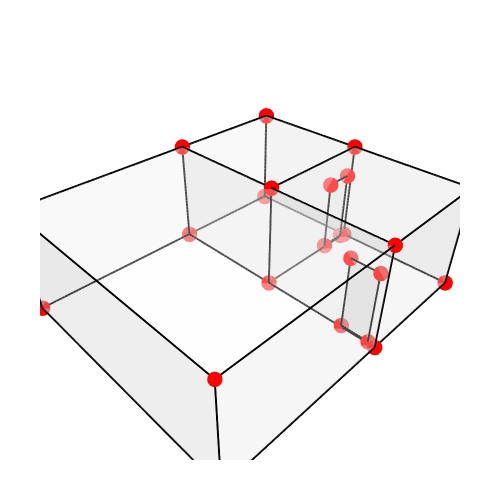

Write notebook code for a chart like this one.
### Markdown cell above
## 8. Show the geometry and the graph

### Code cell
Topology.Show(house, d1, d2, g1,
              vertexSizeKey="size",
              vertexColorKey="color",
              edgeWidthKey="width",
              edgeColorKey="color",
              faceOpacity=0.3,
              backgroundColor="white",
              width=500,
              height=500,
              renderer=renderer)

### Figure 1 — Plotly figure (JSON) as saved in the notebook; plotly's stock layout.template omitted (floating-point values rounded to 4 significant figures)
{"data": [{"customdata": ["", "", "", "", "", "", "", "", "", "", "", "", "", "", "", ""], "hoverinfo": "text", "hovertemplate": ["Click ", "Click ", "Click ", "Click ", "Click ", "Click ", "Click ", "Click ", "Click ", "Click ", "Click ", "Click ", "Click ", "Click ", "Click ", "Click "], "hovertext": ["", "", "", "", "", "", "", "", "", "", "", "", "", "", "", ""], "legendgroup": "1", "legendrank": 1, "marker": {"color": ["#000000", "#000000", "#000000", "#000000", "#000000", "#000000", "#000000", "#000000", "#000000", "#000000", "#000000", "#000000", "#000000", "#000000", "#000000", "#000000"], "line": {"width": 0}, "opacity": 1, "size": [2.8, 2.8, 2.8, 2.8, 2.8, 2.8, 2.8, 2.8, 2.8, 2.8, 2.8, 2.8, 2.8, 2.8, 2.8, 2.8], "sizemode": "diameter", "symbol": "circle"}, "mode": "markers", "name": "1: Untitled (Vertices)", "showlegend": false, "text": ["", "", "", "", "", "", "", "", "", "", "", "", "", "", "", ""], "type": "scatter3d", "x": [0, 5, 5, 5, 0, 5, 0, 5, 5, 0, 8.5, 8.5, 8.5, 8.5, 8.5, 8.5], "y": [7, 7, 3.5, 0, 0, 7, 7, 3.5, 0, 0, 7, 3.5, 7, 3.5, 0, 0], "z": [0, 0, 0, 0, 0, 3, 3, 3, 3, 3, 0, 0, 3, 3, 0, 3]}, {"hoverinfo": "text", "hovertext": [], "legendgroup": "2", "legendrank": 2, "line": {"color": "#000000", "dash": "solid", "width": 1}, "marker": {"color": "#000000", "size": 0.25, "symbol": "circle"}, "mode": "markers+lines", "name": "1: Untitled (Edges)", "showlegend": false, "text": [], "type": "scatter3d", "x": [0, 5, null, 5, 5, null, 5, 5, null, 5, 0, null, 0, 0, null, 5, 5, null, 0, 5, null, 0, 0, null, 5, 5, null, 5, 5, null, 5, 5, null, 5, 5, null, 0, 0, null, 5, 0, null, 0, 0, null, 5, 8.5, null, 8.5, 8.5, null, 8.5, 5, null, 8.5, 8.5, null, 5, 8.5, null, 8.5, 8.5, null, 8.5, 8.5, null, 8.5, 5, null, 8.5, 8.5, null, 8.5, 5, null, 8.5, 8.5, null, 8.5, 8.5, null, 8.5, 5, null], "y": [7, 7, null, 7, 3.5, null, 3.5, 0, null, 0, 0, null, 0, 7, null, 7, 7, null, 7, 7, null, 7, 7, null, 7, 3.5, null, 3.5, 3.5, null, 3.5, 0, null, 0, 0, null, 0, 0, null, 0, 0, null, 0, 7, null, 7, 7, null, 7, 3.5, null, 3.5, 3.5, null, 7, 7, null, 7, 7, null, 3.5, 3.5, null, 7, 3.5, null, 3.5, 3.5, null, 3.5, 0, null, 0, 0, null, 0, 0, null, 3.5, 0, null, 0, 0, null], "z": [0, 0, null, 0, 0, null, 0, 0, null, 0, 0, null, 0, 0, null, 3, 0, null, 3, 3, null, 0, 3, null, 3, 3, null, 3, 0, null, 3, 3, null, 3, 0, null, 3, 0, null, 3, 3, null, 3, 3, null, 0, 0, null, 0, 0, null, 0, 0, null, 3, 0, null, 3, 3, null, 3, 0, null, 3, 3, null, 3, 3, null, 0, 0, null, 0, 0, null, 3, 0, null, 3, 3, null, 3, 3, null]}, {"cmax": 1, "cmin": 0, "color": "#FAFAFA", "colorscale": [[0, "#440154"], [0.1111, "#482878"], [0.2222, "#3e4989"], [0.3333, "#31688e"], [0.4444, "#26828e"], [0.5556, "#1f9e89"], [0.6667, "#35b779"], [0.7778, "#6ece58"], [0.8889, "#b5de2b"], [1, "#fde725"]], "flatshading": true, "hoverinfo": "text", "hovertext": "", "i": [0, 3, 3, 5, 3, 4, 6, 1, 7, 0, 9, 3, 5, 8, 7, 9, 4, 4, 6, 4, 12, 10, 11, 11, 13, 7, 1, 1, 13, 11, 2, 8, 15, 8], "j": [1, 4, 1, 6, 5, 6, 7, 7, 8, 2, 0, 0, 3, 7, 6, 7, 10, 11, 12, 6, 13, 12, 13, 7, 12, 13, 11, 14, 15, 13, 14, 2, 13, 15], "k": [2, 1, 0, 4, 4, 1, 1, 2, 2, 8, 8, 9, 9, 9, 5, 5, 11, 1, 10, 10, 11, 11, 7, 1, 6, 6, 14, 2, 14, 14, 15, 15, 7, 7], "legendgroup": "3", "legendrank": 3, "lighting": {"facenormalsepsilon": 0}, "name": "1: Untitled (Faces)", "opacity": 0.3, "showlegend": false, "showscale": false, "text": "", "type": "mesh3d", "x": [0, 5, 5, 0, 5, 0, 5, 5, 5, 0, 8.5, 8.5, 8.5, 8.5, 8.5, 8.5], "y": [0, 3.5, 0, 7, 7, 7, 7, 3.5, 0, 0, 7, 3.5, 7, 3.5, 0, 0], "z": [0, 0, 0, 0, 0, 3, 3, 3, 3, 3, 0, 0, 3, 3, 0, 3]}, {"customdata": ["", "", "", ""], "hoverinfo": "text", "hovertemplate": ["Click ", "Click ", "Click ", "Click "], "hovertext": ["", "", "", ""], "legendgroup": "5", "legendrank": 5, "marker": {"color": ["#000000", "#000000", "#000000", "#000000"], "line": {"width": 0}, "opacity": 1, "size": [2.8, 2.8, 2.8, 2.8], "sizemode": "diameter", "symbol": "circle"}, "mode": "markers", "name": "2: Untitled (Vertices)", "showlegend": false, "text": ["", "", "", ""], "type": "scatter3d", "x": [7.5, 8.3, 8.3, 7.5], "y": [3.5, 3.5, 3.5, 3.5], "z": [0.05, 0.05, 2.15, 2.15]}, {"hoverinfo": "text", "hovertext": [], "legendgroup": "6", "legendrank": 6, "line": {"color": "#000000", "dash": "solid", "width": 1}, "marker": {"color": "#000000", "size": 0.25, "symbol": "circle"}, "mode": "markers+lines", "name": "2: Untitled (Edges)", "showlegend": false, "text": [], "type": "scatter3d", "x": [7.5, 8.3, null, 8.3, 8.3, null, 8.3, 7.5, null, 7.5, 7.5, null], "y": [3.5, 3.5, null, 3.5, 3.5, null, 3.5, 3.5, null, 3.5, 3.5, null], "z": [0.05, 0.05, null, 0.05, 2.15, null, 2.15, 2.15, null, 2.15, 0.05, null]}, {"cmax": 1, "cmin": 0, "color": "#FAFAFA", "colorscale": [[0, "#440154"], [0.1111, "#482878"], [0.2222, "#3e4989"], [0.3333, "#31688e"], [0.4444, "#26828e"], [0.5556, "#1f9e89"], [0.6667, "#35b779"], [0.7778, "#6ece58"], [0.8889, "#b5de2b"], [1, "#fde725"]], "flatshading": true, "hoverinfo": "text", "hovertext": "", "i": [0, 0], "j": [1, 2], "k": [2, 3], "legendgroup": "7", "legendrank": 7, "lighting": {"facenormalsepsilon": 0}, "name": "2: Untitled (Faces)", "opacity": 0.3, "showlegend": false, "showscale": false, "text": "", "type": "mesh3d", "x": [8.3, 8.3, 7.5, 7.5], "y": [3.5, 3.5, 3.5, 3.5], "z": [0.05, 2.15, 2.15, 0.05]}, {"customdata": ["", "", "", ""], "hoverinfo": "text", "hovertemplate": ["Click ", "Click ", "Click ", "Click "], "hovertext": ["", "", "", ""], "legendgroup": "9", "legendrank": 9, "marker": {"color": ["#000000", "#000000", "#000000", "#000000"], "line": {"width": 0}, "opacity": 1, "size": [2.8, 2.8, 2.8, 2.8], "sizemode": "diameter", "symbol": "circle"}, "mode": "markers", "name": "3: Untitled (Vertices)", "showlegend": false, "text": ["", "", "", ""], "type": "scatter3d", "x": [5, 5, 5, 5], "y": [0.2, 0.2, 1, 1], "z": [0.05, 2.15, 2.15, 0.05]}, {"hoverinfo": "text", "hovertext": [], "legendgroup": "10", "legendrank": 10, "line": {"color": "#000000", "dash": "solid", "width": 1}, "marker": {"color": "#000000", "size": 0.25, "symbol": "circle"}, "mode": "markers+lines", "name": "3: Untitled (Edges)", "showlegend": false, "text": [], "type": "scatter3d", "x": [5, 5, null, 5, 5, null, 5, 5, null, 5, 5, null], "y": [0.2, 0.2, null, 0.2, 1, null, 1, 1, null, 1, 0.2, null], "z": [0.05, 2.15, null, 2.15, 2.15, null, 2.15, 0.05, null, 0.05, 0.05, null]}, {"cmax": 1, "cmin": 0, "color": "#FAFAFA", "colorscale": [[0, "#440154"], [0.1111, "#482878"], [0.2222, "#3e4989"], [0.3333, "#31688e"], [0.4444, "#26828e"], [0.5556, "#1f9e89"], [0.6667, "#35b779"], [0.7778, "#6ece58"], [0.8889, "#b5de2b"], [1, "#fde725"]], "flatshading": true, "hoverinfo": "text", "hovertext": "", "i": [0, 0], "j": [1, 2], "k": [2, 3], "legendgroup": "11", "legendrank": 11, "lighting": {"facenormalsepsilon": 0}, "name": "3: Untitled (Faces)", "opacity": 0.3, "showlegend": false, "showscale": false, "text": "", "type": "mesh3d", "x": [5, 5, 5, 5], "y": [0.2, 0.2, 1, 1], "z": [0.05, 2.15, 2.15, 0.05]}, {"hoverinfo": "text", "hovertext": [], "legendgroup": "14", "legendrank": 14, "line": {"color": "#000000", "dash": "solid", "width": 4}, "marker": {"color": "#000000", "size": 1, "symbol": "circle"}, "mode": "markers+lines", "name": "4: Untitled Graph (Edges)", "showlegend": false, "text": [], "type": "scatter3d", "x": [8.5, 8.5, null, 8.5, 5, null, 8.5, 8.5, null, 0, 0, null, 0, 0, null, 5, 0, null, 7.5, 8.3, null, 7.5, 7.5, null, 8.3, 8.3, null, 8.3, 7.5, null, 5, 5, null, 5, 5, null, 5, 5, null, 8.5, 8.5, null, 5, 8.5, null, 8.5, 8.5, null, 0, 0, null, 0, 0, null, 0, 5, null, 8.5, 5, null, 8.5, 8.5, null, 5, 5, null, 5, 5, null, 8.5, 5, null, 5, 5, null, 5, 0, null, 5, 5, null, 5, 8.5, null, 8.5, 8.5, null, 5, 5, null, 5, 5, null, 8.5, 5, null, 5, 5, null, 5, 5, null, 0, 5, null, 8.5, 8.5, null], "y": [0, 0, null, 0, 0, null, 3.5, 0, null, 0, 7, null, 0, 0, null, 0, 0, null, 3.5, 3.5, null, 3.5, 3.5, null, 3.5, 3.5, null, 3.5, 3.5, null, 1, 0.2, null, 1, 1, null, 0.2, 0.2, null, 7, 7, null, 7, 7, null, 7, 3.5, null, 7, 7, null, 0, 7, null, 7, 7, null, 0, 0, null, 3.5, 0, null, 3.5, 0, null, 7, 3.5, null, 3.5, 3.5, null, 3.5, 3.5, null, 0, 0, null, 0, 0, null, 7, 7, null, 7, 3.5, null, 7, 3.5, null, 3.5, 0, null, 3.5, 3.5, null, 0.2, 1, null, 7, 7, null, 7, 7, null, 3.5, 3.5, null], "z": [3, 0, null, 0, 0, null, 0, 0, null, 0, 0, null, 3, 0, null, 0, 0, null, 0.05, 0.05, null, 2.15, 0.05, null, 0.05, 2.15, null, 2.15, 2.15, null, 0.05, 0.05, null, 2.15, 0.05, null, 0.05, 2.15, null, 3, 0, null, 3, 3, null, 3, 3, null, 0, 3, null, 3, 3, null, 3, 3, null, 3, 3, null, 3, 3, null, 3, 3, null, 3, 3, null, 3, 3, null, 3, 0, null, 3, 3, null, 3, 0, null, 0, 0, null, 0, 0, null, 0, 0, null, 0, 0, null, 0, 0, null, 2.15, 2.15, null, 3, 0, null, 0, 0, null, 3, 0, null]}, {"customdata": ["", "", "", "", "", "", "", "", "", "", "", "", "", "", "", "", "", "", "", "", "", "", "", ""], "hoverinfo": "text", "hovertemplate": ["Click ", "Click ", "Click ", "Click ", "Click ", "Click ", "Click ", "Click ", "Click ", "Click ", "Click ", "Click ", "Click ", "Click ", "Click ", "Click ", "Click ", "Click ", "Click ", "Click ", "Click ", "Click ", "Click ", "Click "], "hovertext": ["", "", "", "", "", "", "", "", "", "", "", "", "", "", "", "", "", "", "", "", "", "", "", ""], "legendgroup": "13", "legendrank": 13, "marker": {"color": ["#FF0000", "#FF0000", "#FF0000", "#FF0000", "#FF0000", "#FF0000", "#FF0000", "#FF0000", "#FF0000", "#FF0000", "#FF0000", "#FF0000", "#FF0000", "#FF0000", "#FF0000", "#FF0000", "#FF0000", "#FF0000", "#FF0000", "#FF0000", "#FF0000", "#FF0000", "#FF0000", "#FF0000"], "line": {"width": 0}, "opacity": 1, "size": [18, 18, 18, 18, 18, 18, 18, 18, 18, 18, 18, 18, 18, 18, 18, 18, 18, 18, 18, 18, 18, 18, 18, 18], "sizemode": "diameter", "symbol": "circle"}, "mode": "markers", "name": "4: Untitled Graph (Vertices)", "showlegend": false, "text": ["", "", "", "", "", "", "", "", "", "", "", "", "", "", "", "", "", "", "", "", "", "", "", ""], "type": "scatter3d", "x": [8.5, 0, 7.5, 8.3, 5, 5, 8.5, 0, 8.5, 5, 5, 8.3, 8.5, 5, 7.5, 5, 5, 5, 0, 5, 0, 5, 8.5, 8.5], "y": [0, 0, 3.5, 3.5, 1, 0.2, 7, 7, 0, 3.5, 0, 3.5, 7, 3.5, 3.5, 1, 7, 0, 0, 0.2, 7, 7, 3.5, 3.5], "z": [0, 0, 0.05, 2.15, 0.05, 0.05, 3, 3, 3, 3, 3, 0.05, 0, 0, 2.15, 2.15, 3, 0, 3, 2.15, 0, 0, 0, 3]}], "layout": {"autosize": true, "height": 500, "margin": {"b": 40, "l": 40, "r": 40, "t": 40}, "paper_bgcolor": "#FFFFFF", "plot_bgcolor": "#FFFFFF", "scene": {"aspectmode": "data", "camera": {"center": {"x": 0, "y": 0, "z": 0}, "eye": {"x": -1.25, "y": -1.25, "z": 1.25}, "projection": {"type": "perspective"}, "up": {"x": 0, "y": 0, "z": 1}}, "xaxis": {"visible": false}, "yaxis": {"visible": false}, "zaxis": {"visible": false}}, "showlegend": true, "width": 500, "xaxis": {"showgrid": false, "visible": false, "zeroline": false}, "yaxis": {"showgrid": false, "visible": false, "zeroline": false}}}
